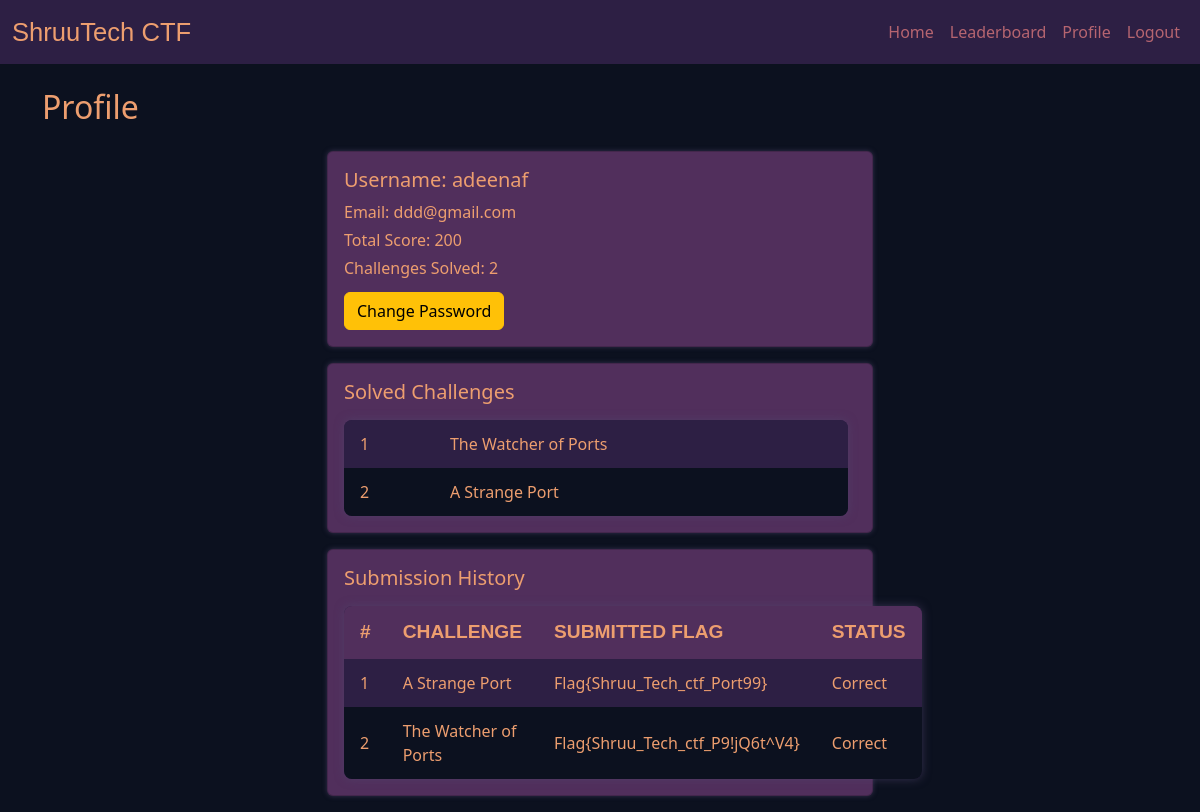
Screenshot of /profile (signed in) with the database file from the repository.
### tables this page shows
CREATE TABLE users (
    id INTEGER PRIMARY KEY AUTOINCREMENT,
    username TEXT NOT NULL UNIQUE,
    email TEXT,
    total_score INTEGER DEFAULT 0, 
    password_hash TEXT
, is_admin INTEGER DEFAULT 0);

CREATE TABLE challenges (
    id INTEGER PRIMARY KEY,
    title TEXT,
    hint TEXT,
    path_shown BOOLEAN,
    flag TEXT,
    points INTEGER
);

CREATE TABLE submissions (
    id INTEGER PRIMARY KEY AUTOINCREMENT,
    user_id INTEGER,
    challenge_id INTEGER,
    flag TEXT,
    status TEXT,
    timestamp DATETIME DEFAULT CURRENT_TIMESTAMP,
    FOREIGN KEY(user_id) REFERENCES users(id),
    FOREIGN KEY(challenge_id) REFERENCES challenges(id)
);

### app.py (the view)
@app.route("/profile")
@login_required
def profile():
    user_id = session["user_id"]
    user_row = query_db("SELECT username, email, total_score FROM users WHERE id=?", (user_id,), one=True)
    if not user_row:
        flash("User not found.", "danger")
        return redirect(url_for("index"))
    challenges_solved = [dict(r) for r in query_db(
        "SELECT c.id, c.title FROM challenges c JOIN submissions s ON s.challenge_id=c.id WHERE s.user_id=? AND s.status='Correct' GROUP BY c.id", (user_id,)
    )]
    submissions = [dict(r) for r in query_db(
        "SELECT c.title as challenge_title, s.flag, s.status, s.timestamp FROM submissions s JOIN challenges c ON s.challenge_id=c.id WHERE s.user_id=? ORDER BY s.timestamp DESC", (user_id,)
    )]
    user = {**dict(user_row), "challenges_solved": challenges_solved, "submissions": submissions}
    return render_template("profile.html", user=user, current_page="profile")

### app.py (called while the page is built)
def get_db():
    conn = sqlite3.connect(DB_PATH)
    conn.row_factory = sqlite3.Row
    return conn

def query_db(query, args=(), one=False, commit=False):
    conn = get_db()
    cur = conn.cursor()
    cur.execute(query, args)
    if commit:
        conn.commit()
    rv = cur.fetchall()
    conn.close()
    return (rv[0] if rv else None) if one else rv

def login_required(func):
    from functools import wraps
    @wraps(func)
    def wrapper(*args, **kwargs):
        if not session.get("user_id"):
            flash("Please login first.", "warning")
            return redirect(url_for("login"))
        return func(*args, **kwargs)
    return wrapper

### templates/profile.html
{% extends "layout.html" %}
{% block content %}
<h2 class="mb-4">Profile</h2>
{% if session.get('user_id') %}
<div class="row">
    <div class="col-12 col-md-6 mx-auto">
        <div class="card mb-3">
            <div class="card-body">
                <h5 class="card-title">Username: {{ user.username }}</h5>
                <p class="card-text">Email: {{ user.email }}</p>
                <p class="card-text">Total Score: {{ user.total_score }}</p>
                <p class="card-text">Challenges Solved: {{ user.challenges_solved|length }}</p>
                <a href="{{ url_for('change_password') }}" class="btn btn-warning mt-2">
                    Change Password
                </a>
            </div>
        </div>
        <div class="card mb-3">
            <div class="card-body">
                <h5 class="card-title">Solved Challenges</h5>
                {% if user.challenges_solved %}
                <table>
                    <tbody>
                        {% for challenge in user.challenges_solved %}
                        <tr>
                            <td>{{ loop.index }}</td>
                            <td>{{ challenge.title }}</td>
                        </tr>
                        {% endfor %}
                    </tbody>
                </table>
                {% else %}
                <p class="card-text">You haven't solved any challenges yet.</p>
                {% endif %}
            </div>
        </div>
        <div class="card mb-3">
            <div class="card-body">
                <h5 class="card-title">Submission History</h5>
                {% if user.submissions %}
                <table>
                    <thead>
                        <tr>
                            <th>#</th>
                            <th>Challenge</th>
                            <th>Submitted Flag</th>
                            <th>Status</th>
                        </tr>
                    </thead>
                    <tbody>
                        {% for submission in user.submissions %}
                        <tr>
                            <td>{{ loop.index }}</td>
                            <td>{{ submission.challenge_title }}</td>
                            <td>{{ submission.flag }}</td>
                            <td>{{ submission.status }}</td>
                        </tr>
                        {% endfor %}
                    </tbody>
                </table>
                {% else %}
                <p class="card-text">No submissions yet.</p>
                {% endif %}
            </div>
        </div>
    </div>
</div>
{% else %}
<p>Please <a href="{{ url_for('login') }}">login</a> to view your profile.</p>
{% endif %}
{% endblock %}

### static/style.css (style rules this page uses)
body { background-color: #0c111f; font-family: 'Segoe UI', Tahoma, Geneva, Verdana, sans-serif; color: #ed9e6f; }
.card { margin-bottom: 0.3rem; box-shadow: 0 0 5px rgba(80, 70, 110, 0.6); background-color: #512f5c; color: #ed9e6f; padding: 0 0.5rem 0 0; font-size: 1rem; }
.card p { color: #ed9e6f; margin-bottom: 0.25rem; font-size: 1rem; }
table { width: 100%; border-collapse: collapse; margin-top: 1rem; background-color: #2d1f44; color: #ed9e6f; border-radius: 0.5rem; overflow: hidden; box-shadow: 0 0 10px rgba(80, 70, 110, 0.6); }
table th, table td { padding: 0.75rem 1rem; text-align: left; }
table thead { background-color: #512f5c; color: #ed9e6f; font-size: 1.2rem; font-family: 'Sinoreta PERSONAL USE', sans-serif; }
table tbody tr:nth-child(odd) { background-color: #2d1f44; }
table tbody tr:nth-child(even) { background-color: #0c111f; }
table th { font-weight: bold; text-transform: uppercase; }

### rows the page displays
users: username "adeenaf", email "ddd@gmail.com", total_score "200"
challenges: title "The Watcher of Ports"
challenges: title "A Strange Port"
submissions: challenge_title "A Strange Port", flag "Flag{Shruu_Tech_ctf_Port99}", status "Correct"
submissions: challenge_title "The Watcher of Ports", flag "Flag{Shruu_Tech_ctf_P9!jQ6t^V4}", status "Correct"

### other values shown
{{ user.challenges_solved|length }} "2"
